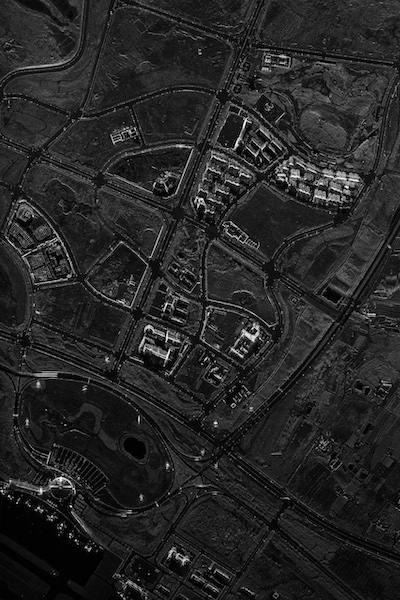
%> input picture mtic/SAR.tif, 400 x 600 px
$ octave VIFF.m   (GNU Octave 9; MATLAB toolbox functions it lacks are replaced by stand-ins)
%> lines starting %> are read from the running program, lines starting %| are printed output that depends on the picture
### mtic/VIFF_Public.m
%% -----------COPYRIGHT NOTICE STARTS WITH THIS LINE------------
% Copyright (c) 2012, Yu Han,(Chinese Name: HAN Yu) All rights reserved.
%       The name of this code is "image fusion performance metric based on visual information fidelity".
% Permission to use and copy this software and its documentation for educational and
% research purposes only and without fee is hereby granted, provided that this
% copyright notice and the original authors names appear on all copies and supporting
% documentation.
%   The authors are acknowledged in any publication that reports research using this software.
%   The work is to be cited in the bibliography as:
%   	[]Yu Han, Yunze Cai, Yin Cao, Xiaoming Xu, A new image fusion performance metric
%   	based on visual information fidelity, information fusion, Volume 14, Issue 2, April 2013, Pages 127쭯135
%   This code shall not be used, rewritten, or adapted as the basis of a commercial
% software or hardware product without hand-writing permission of the authors. The authors
% make no representations about the suitability of this software for any purpose. It is
% provided "as is" without express or implied warranty.
%% -----------COPYRIGHT NOTICE ENDS WITH THIS LINE------------
function F=VIFF_Public(Im1,Im2,ImF)
% Cite this work as
% []Yu Han, Yunze Cai, Yin Cao, Xiaoming Xu, A new image fusion performance metric based on visual information fidelity, information fusion, Volume 14, Issue 2, April 2013, Pages 127쭯135
% input:
%       Im1, source image 1
%       Im2, source image 2
%       ImF, fused image
% output:
%       F, fusion assessment value
%
% visual noise
sq=0.005*255*255;
% error comaprison parameter
C=1e-7;

[r,s,l]=size(Im1);
%color space transformation
if l==3
    cform = makecform('srgb2lab');
    T1 = applycform(Im1,cform);
    T2 = applycform(Im2,cform);
    TF = applycform(ImF,cform);
    Ix1=T1(:,:,1);
    Ix2=T2(:,:,1);
    IxF=TF(:,:,1);
else
    Ix1=Im1;
    Ix2=Im2;
    IxF=ImF;
end

T1p=double(Ix1);
T2p=double(Ix2);
Trp=double(IxF);

p=[1,0,0.15,1]./2.15;
[T1N,T1D,T1G]=ComVidVindG(T1p,Trp,sq);
[T2N,T2D,T2G]=ComVidVindG(T2p,Trp,sq);
VID=[];
VIND=[];
%i multiscale image level
for i=1:4
    M_Z1=cell2mat(T1N(i));
    M_Z2=cell2mat(T2N(i));
    M_M1=cell2mat(T1D(i));
    M_M2=cell2mat(T2D(i));
    M_G1=cell2mat(T1G(i));
    M_G2=cell2mat(T2G(i));
    L=M_G1<M_G2;
    M_G=M_G2;
    M_G(L)=M_G1(L);
    M_Z12=M_Z2;
    M_Z12(L)=M_Z1(L);
    M_M12=M_M2;
    M_M12(L)=M_M1(L);

    VID=sum(sum((M_Z12+C)));
    VIND=sum(sum((M_M12+C)));
    F(i)=VID/VIND;
end
F=sum(F.*p);


function [Tg1,Tg2,Tg3]=ComVidVindG(ref,dist,sq)
% this part is mainly from the work:
% [] H.R.Sheikh and A.C.Bovik, Image information and visual quality[J], IEEE Transactions on Image Processing 15(2), pp. 430쭯444, 2006.
% And we have a little revision in our code
% input:
%       ref, source image
%       dist,fused image
%       sq, visual noise
% output:
%       Tg1, the matrix of visual information with distortion information (VID)
%       Tg2, the matrix of visual information without distortion information (VIND)
%       Tg3, the matrix of scalar value gi
sigma_nsq=sq;

for scale=1:4

    N=2^(4-scale+1)+1;
    win=fspecial('gaussian',N,N/5);

    if (scale >1)
        ref=filter2(win,ref,'valid');
        dist=filter2(win,dist,'valid');
        ref=ref(1:2:end,1:2:end);
        dist=dist(1:2:end,1:2:end);
    end

    mu1   = filter2(win, ref, 'valid');
    mu2   = filter2(win, dist, 'valid');
    mu1_sq = mu1.*mu1;
    mu2_sq = mu2.*mu2;
    mu1_mu2 = mu1.*mu2;
    sigma1_sq = filter2(win, ref.*ref, 'valid') - mu1_sq;
    sigma2_sq = filter2(win, dist.*dist, 'valid') - mu2_sq;
    sigma12 = filter2(win, ref.*dist, 'valid') - mu1_mu2;

    sigma1_sq(sigma1_sq<0)=0;
    sigma2_sq(sigma2_sq<0)=0;

    g=sigma12./(sigma1_sq+1e-10);
    sv_sq=sigma2_sq-g.*sigma12;

    g(sigma1_sq<1e-10)=0;
    sv_sq(sigma1_sq<1e-10)=sigma2_sq(sigma1_sq<1e-10);
    sigma1_sq(sigma1_sq<1e-10)=0;

    g(sigma2_sq<1e-10)=0;
    sv_sq(sigma2_sq<1e-10)=0;

    sv_sq(g<0)=sigma2_sq(g<0);
    g(g<0)=0;
    sv_sq(sv_sq<=1e-10)=1e-10;

     G(scale)={g};
     VID=log10(1+g.^2.*sigma1_sq./(sv_sq+sigma_nsq));
     VIND=log10(1+sigma1_sq./sigma_nsq);
     Num(scale)={VID};
     Den(scale)={VIND};
end
Tg1=Num;
Tg2=Den;
Tg3=G;

### mtic/VIFF.m
clear;
clc;
close all;

[imagename1 imagepath1]=uigetfile('source images\*.jpg;*.bmp;*.png;*.tif;*.tiff;*.pgm;*.gif','Please choose the first input image');
%> the answer given: SAR.tif
b=imread(strcat(imagepath1,imagename1));
%> b is the input picture: size 600x400 uint8; min 0, max 253, mean 37.9
[imagename1 imagepath1]=uigetfile('source images\*.jpg;*.bmp;*.png;*.tif;*.tiff;*.pgm;*.gif','Please choose the first input image');
%> the answer given: MS_B.tif
g=imread(strcat(imagepath1,imagename1));
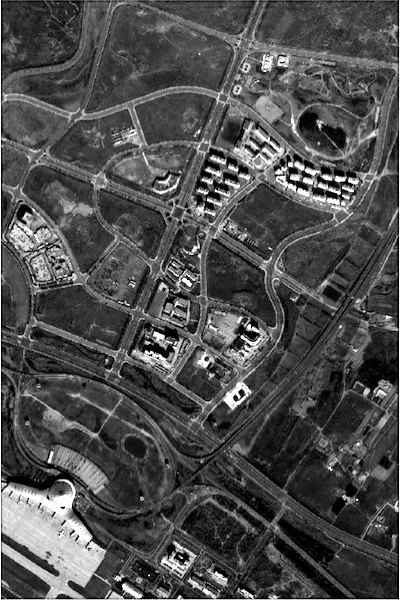
%> input picture mtic/MS_B.tif, 400 x 600 px
%> g is the input picture: size 600x400 uint8; min 0, max 255, mean 78.2
[imagename1 imagepath1]=uigetfile('source images\*.jpg;*.bmp;*.png;*.tif;*.tiff;*.pgm;*.gif','Please choose the first input image');
%> the answer given: MS_G.tif
r=imread(strcat(imagepath1,imagename1));
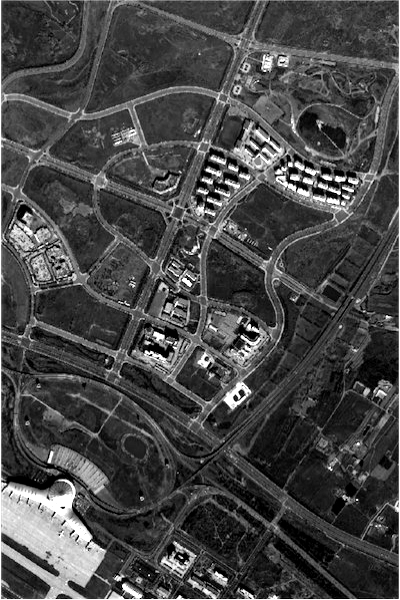
%> input picture mtic/MS_G.tif, 400 x 600 px
%> r is the input picture: size 600x400 uint8; min 0, max 255, mean 71.3
PAN=imread('SAR.tif');
B=imread('MS_B.tif');
G=imread('MS_G.tif');
R=imread('MS_R.tif');
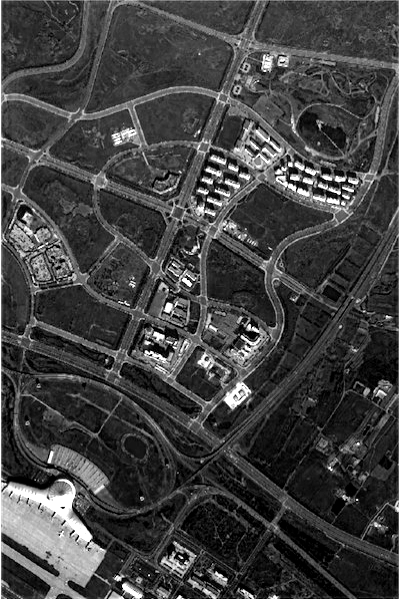
%> input picture mtic/MS_R.tif, 400 x 600 px
%> R is the input picture: size 600x400 uint8; min 0, max 255, mean 65.8

MI_B=VIFF_Public(PAN,B,b);
%> after the loop in ComVidVindG, `for scale=1:4`: Den = 4 items
%> call 2 of ComVidVindG, with sq = 325.1
%> after the loop in ComVidVindG (call 2), `for scale=1:4`:
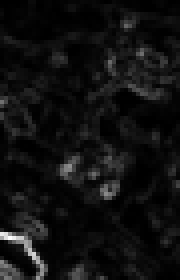
%> sigma1_sq: size 70x45 double (shown 4 times larger); min 2.02, max 3658.7, mean 242.3; drawn with min black and max white
%> the loop in VIFF_Public, `for i=1:4` made 4 passes
%> (VID, VIND) on passes 1 to 4: (650.7, 123199.6), (223.8, 15876.8), (52.94, 3030.5), (13.47, 631.9)
%> pass 1, in VIFF_Public, `M_M2=cell2mat(T2D(i));`:
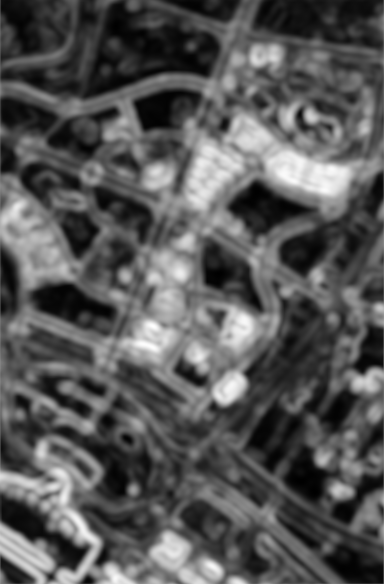
%> M_M2: size 584x384 double; min 0.0149, max 1.57, mean 0.549; drawn with min black and max white
%> after the loop in VIFF_Public, `for i=1:4`:
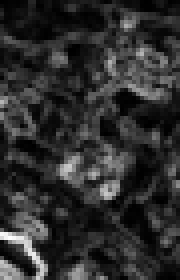
%> M_M12: size 70x45 double (shown 4 times larger); min 0.00377, max 1.09, mean 0.201; drawn with min black and max white
%> after the loop in VIFF_Public, `for i=1:4`: F = [0.00528 0.0141 0.0175 0.0213]
%> in VIFF_Public, `F=sum(F.*p);`: F = 0.0136
%> MI_B = 0.0136
MI_G=VIFF_Public(PAN,G,g);
%> the loop in VIFF_Public (call 2), `for i=1:4` made 4 passes
%> (VID, VIND) on passes 1 to 4: (1400.3, 78058), (1483.7, 6478.5), (389, 1196.6), (104.7, 253.1)
%> pass 1, in VIFF_Public (call 2), `M_G2=cell2mat(T2G(i));`:
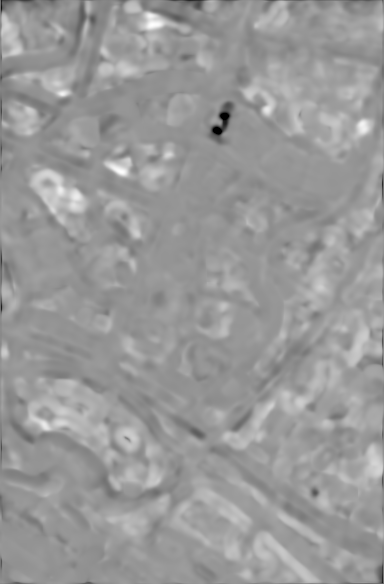
%> M_G2: size 584x384 double; min 0, max 1.7, mean 1.02; drawn with min black and max white
%> after the loop in VIFF_Public (call 2), `for i=1:4`: F = [0.0179 0.229 0.325 0.413]
%> in VIFF_Public (call 2), `F=sum(F.*p);`: F = 0.223
%> MI_G = 0.223
MI_R=VIFF_Public(PAN,R,r);
%> MI_R = 0.233
AA=(MI_B+MI_G+MI_R)/3;
%> AA = 0.157
YY=[MI_B;MI_G;MI_R;AA]
%> YY = [0.0136; 0.223; 0.233; 0.157]
